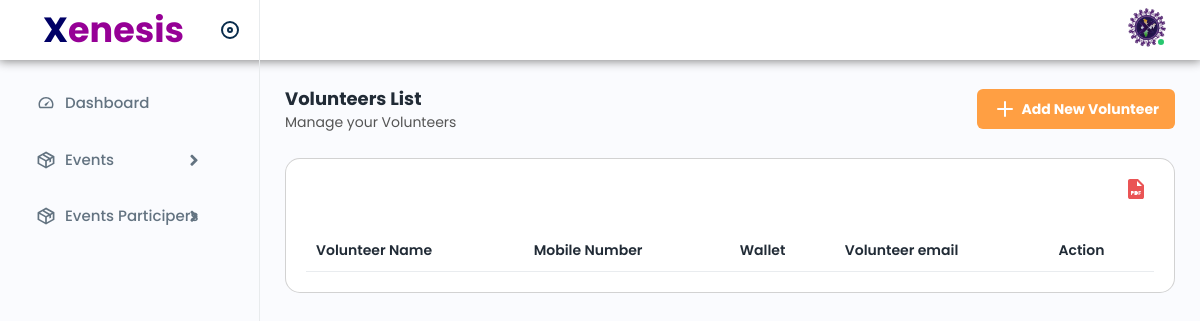
The app's page /Admin/volunteerlist.php (signed in), older data.
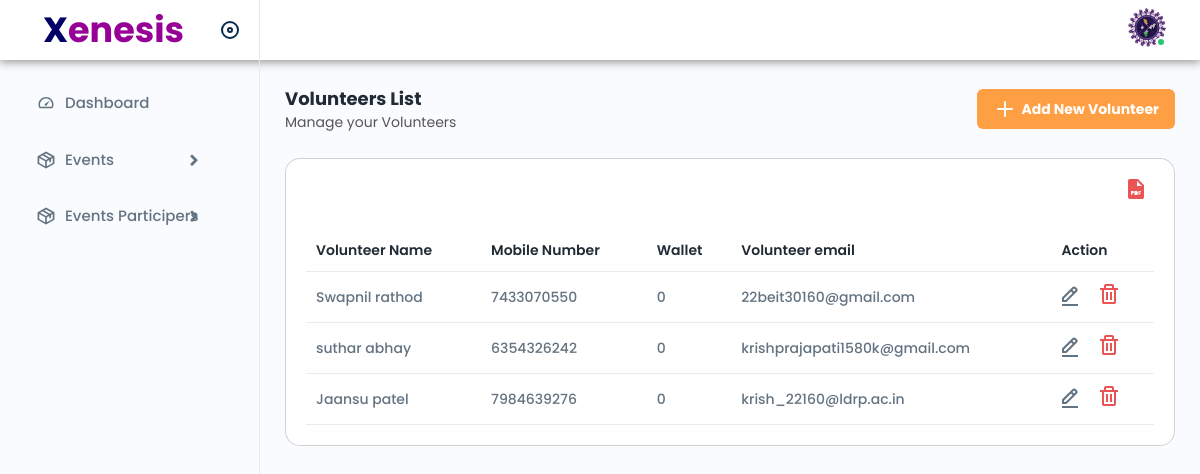
The same page, newer data.
### tables this page shows
CREATE TABLE `user_master` (
  `user_id` int(11) NOT NULL,
  `user_name` varchar(200) NOT NULL,
  `email` varchar(200) NOT NULL,
  `password` varchar(200) NOT NULL,
  `user_role` int(11) NOT NULL DEFAULT 3,
  `joined_date` datetime NOT NULL DEFAULT current_timestamp(),
  `full_name` varchar(100) NOT NULL,
  `phone` bigint(11) NOT NULL,
  `isVerified` int(11) NOT NULL DEFAULT 0
);

### Admin/volunteerlist.php (the view, shortened to what this page needs)
<?php
    require '../includes/scripts/connection.php';
?>
<!DOCTYPE html>
<html lang="en">
<head>
    <link rel="stylesheet" href="../assets/css/bootstrap.min.css">
    <link rel="stylesheet" href="../assets/plugins/icons/ionic/ionicons.css">
    <link rel="stylesheet" href="../assets/plugins/icons/feather/feather.css">
    <link rel="stylesheet" href="../assets/css/animate.css">
    <link rel="stylesheet" href="../assets/plugins/select2/css/select2.min.css">
    <link rel="stylesheet" href="../assets/css/dataTables.bootstrap4.min.css">
    <link rel="stylesheet" href="../assets/plugins/fontawesome/css/fontawesome.min.css">
    <link rel="stylesheet" href="../assets/plugins/fontawesome/css/all.min.css">
    <link href="https://cdn.jsdelivr.net/npm/bootstrap@5.3.0/dist/css/bootstrap.min.css" rel="stylesheet"
>
    <link rel="stylesheet" href="../assets/css/style.css">
</head>
<body>
    <div class="main-wrapper">
        <div class="header bord">
            <div class="header-left active">
                <a href="index.php" class="logo"
                    style="font-size:35px; color: rgb(150, 0, 150); font-weight:bold; margin-left:23px;">
                    <span style="color: rgb(0, 0, 102)">X</span>enesis
                </a>
                <a id="toggle_btn" href="javascript:void(0);">
                </a>
            </div>
            <ul class="nav user-menu">
                <li class="nav-item dropdown has-arrow main-drop">
                    <a href="javascript:void(0);" class="dropdown-toggle nav-link userset" data-bs-toggle="dropdown">
                        <span class="user-img"><img src="../assets/img/Xenesis2025_logo.png" alt="img">
                            <span class="status online"></span></span>
                    </a>
                </li>
            </ul>
        </div>
        <div class="sidebar" id="sidebar">
            <div class="sidebar-inner slimscroll">
                <div id="sidebar-menu" class="sidebar-menu">
                    <ul>
                        <li>
                            <a href="index.php"><img src="../assets/img/icons/dashboard.svg" alt="img"><span>
                                    Dashboard</span> </a>
                        </li>
                        <li class="submenu">
                            <a href="javascript:void(0);"><img src="../assets/img/icons/product.svg" alt="img"><span>
                                    Events</span> <span class="menu-arrow"></span></a>
                        </li>
                        <li class="submenu">
                            <a href="javascript:void(0);"><img src="../assets/img/icons/product.svg" alt="img"><span>
                                    Events Participers</span> <span class="menu-arrow"></span></a>
                        </li>
                    </ul>
                </div>
            </div>
        </div>
        <div class="page-wrapper">
            <div class="content">
                <div class="page-header">
                    <div class="page-title">
                        <h4>Volunteers List</h4>
                        <h6>Manage your Volunteers</h6>
                    </div>
                    <div class="page-btn">
                        <a href="addvolunteer.php" class="btn btn-added"><img src="../assets/img/icons/plus.svg"
                                alt="img" class="me-1">Add New Volunteer</a>
                    </div>
                </div>
                <div class="card">
                    <div class="card-body">
                        <div class="table-top">
                            <div class="search-set">
                                <div class="search-input">
                                    <a class="btn btn-searchset"><img src="../assets/img/icons/search-white.svg"
                                            alt="img"></a>
                                </div>
                            </div>
                            <div class="wordset">
                                <ul>
                                    <li>
                                        <a href="#" data-bs-toggle="tooltip" data-bs-placement="top" title="pdf"><img
                                                src="../assets/img/icons/pdf.svg" alt="img"></a>
                                    </li>
                                </ul>
                            </div>
                        </div>
                        <div class="table-responsive">
                            <table class="table  datanew">
                                <thead>
                                    <tr>
                                        <th>Volunteer Name</th>
                                        <th>Mobile Number</th>
                                        <th>Wallet</th>
                                        <th>Volunteer email</th>
                                        <th>Action</th>
                                    </tr>
                                </thead>
                                <tbody>
                                    <?php
                                $sql = "SELECT * FROM `user_master` WHERE `user_role` = 2";
                                $result = mysqli_query($conn,$sql);
                                while($row = mysqli_fetch_assoc($result)){
                                    $sum = 0;
                                    $total = 0;
                                    $wallet = $sum + $total;
                                ?>
                                    <tr>
                                        <td>
                                            <?php echo $row['full_name'];?>
                                        </td>
                                        <td>
                                            <?php echo $row['phone'];?>
                                        </td>
                                        <td>
                                            <?php echo $wallet ?>
                                        </td>
                                        <td>
                                            <?php echo $row['email'];?>
                                        </td>
                                        <td>
                                            <a class="me-3" href="editvolunteer.php">
                                                <img src="../assets/img/icons/edit.svg" alt="img">
                                            </a>
                                            <a href="deleteevent.php">
                                                <img src="../assets/img/icons/delete.svg" alt="img">
                                            </a>
                                        </td>
                                    </tr>
                                    <?php
                                }
                                    ?>
                                </tbody>
                            </table>
                        </div>
                    </div>
                </div>
            </div>
        </div>
    </div>
</body>
</html>

Row changes from the older to the newer data that the page shows:
added user_master: full_name "Swapnil rathod", phone "7433070550", wallet "0", email "22beit30160@gmail.com"
added user_master: full_name "suthar abhay", phone "6354326242", wallet "0", email "krishprajapati1580k@gmail.com"
added user_master: full_name "Jaansu patel", phone "7984639276", wallet "0", email "krish_22160@ldrp.ac.in"
